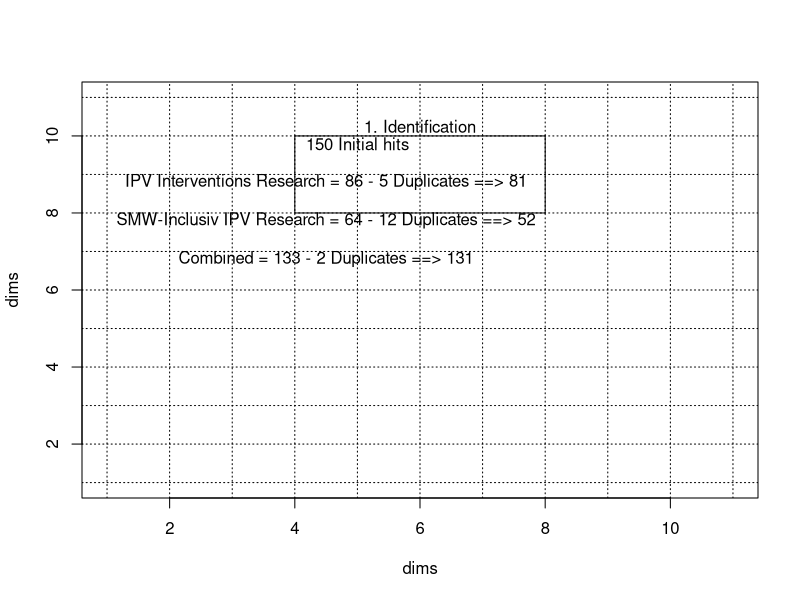

Generate this figure with R:
dims <- c(1, 11)
plot(dims, dims, type = 'n')
abline(h = 1:11, v = 1:11, lty = 3)
b1dim <- list(x = c(4, 8), y = c(8, 10))
segments(x0 = b1dim$x[1], y0 = b1dim$y[1], x1 = b1dim$x[2], y1 = b1dim$y[1])
segments(x0 = b1dim$x[1], y0 = b1dim$y[2], x1 = b1dim$x[2], y1 = b1dim$y[2])
segments(x0 = b1dim$x[1], y0 = b1dim$y[1], x1 = b1dim$x[1], y1 = b1dim$y[2])
segments(x0 = b1dim$x[2], y0 = b1dim$y[1], x1 = b1dim$x[2], y1 = b1dim$y[2])

text(x = 6, y = 10.25, labels = "1. Identification")
text(x = 5, y = 9.8, labels = "150 Initial hits")
text(x = 4.5, y = 8.8, labels = "IPV Interventions Research = 86 - 5 Duplicates ==> 81")
text(x = 4.5, y = 7.8, labels = "SMW-Inclusiv IPV Research = 64 - 12 Duplicates ==> 52")
text(x = 4.5, y = 6.8, labels = "Combined = 133 - 2 Duplicates ==> 131")

